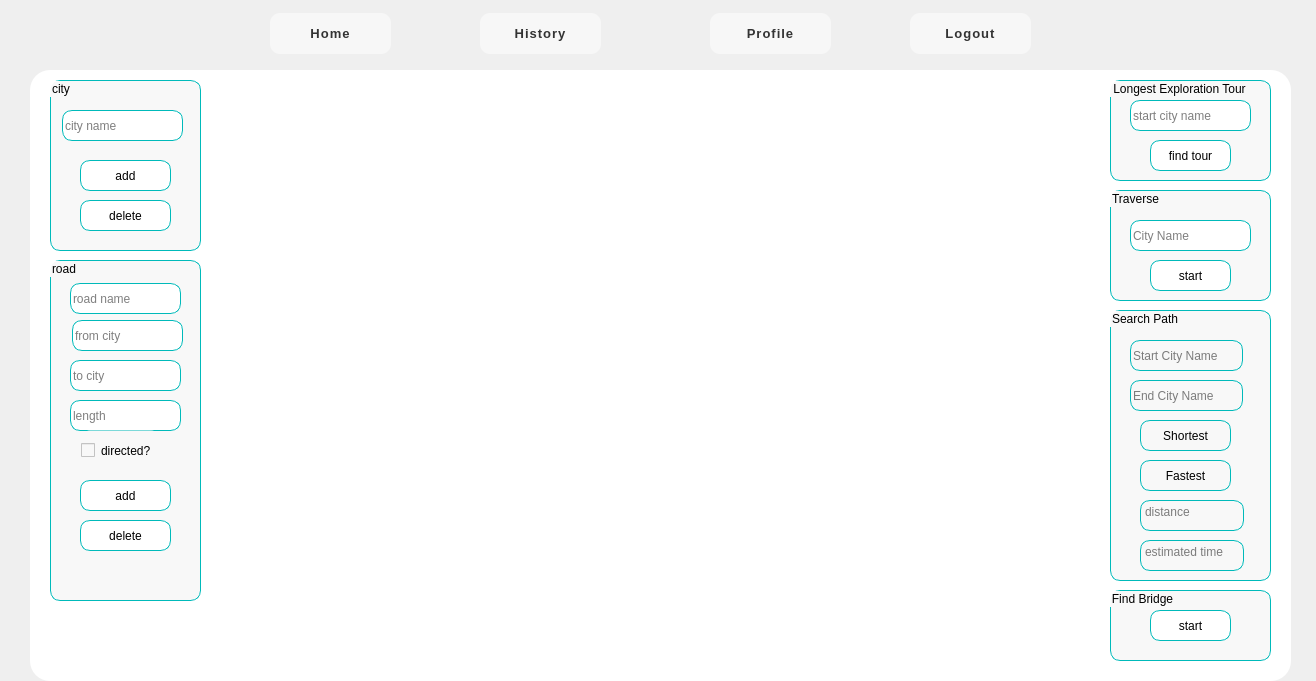
<?xml version="1.0" encoding="UTF-8"?>
<ui version="4.0">
 <class>GraphPageClass</class>
 <widget class="QMainWindow" name="GraphPageClass">
  <property name="geometry">
   <rect>
    <x>0</x>
    <y>0</y>
    <width>1316</width>
    <height>681</height>
   </rect>
  </property>
  <property name="windowTitle">
   <string>GraphPage</string>
  </property>
  <property name="styleSheet">
   <string notr="true">#widget{	background-image: url(:/back/graphPageBackground.jpg);}</string>
  </property>
  <widget class="QWidget" name="centralWidget">
   <widget class="QWidget" name="widget" native="true">
    <property name="geometry">
     <rect>
      <x>0</x>
      <y>0</y>
      <width>1321</width>
      <height>691</height>
     </rect>
    </property>
    <property name="styleSheet">
     <string notr="true"/>
    </property>
    <widget class="QPushButton" name="pushButton_6">
     <property name="geometry">
      <rect>
       <x>910</x>
       <y>13</y>
       <width>121</width>
       <height>41</height>
      </rect>
     </property>
     <property name="styleSheet">
      <string notr="true">QPushButton {
    background-color: rgba(255, 255, 255, 0.5);  
    color: #333;
font-family: &quot;Montserrat&quot;, &quot;Arial&quot;, sans-serif;
    font-size: 13px;
    font-weight: bold;
    /*border: 2px solid rgba(255, 255, 255, 0.5);*/
    border-radius: 10px;
    padding: 8px 16px;
letter-spacing: 1px;
}

QPushButton:hover {
    background-color: rgba(255, 255, 255, 0.6);
}

QPushButton:pressed {
    background-color: rgba(255, 255, 255, 0.7);
}
</string>
     </property>
     <property name="text">
      <string>Logout</string>
     </property>
    </widget>
    <widget class="QLabel" name="label">
     <property name="geometry">
      <rect>
       <x>90</x>
       <y>7</y>
       <width>61</width>
       <height>61</height>
      </rect>
     </property>
     <property name="text">
      <string/>
     </property>
     <property name="pixmap">
      <pixmap resource="graph.qrc">:/icon.png</pixmap>
     </property>
     <property name="scaledContents">
      <bool>true</bool>
     </property>
    </widget>
    <widget class="QWidget" name="widget_2" native="true">
     <property name="geometry">
      <rect>
       <x>30</x>
       <y>70</y>
       <width>1261</width>
       <height>611</height>
      </rect>
     </property>
     <property name="styleSheet">
      <string notr="true">background-color: rgb(255, 255, 255);
border-radius: 20px;
</string>
     </property>
     <widget class="QGroupBox" name="groupBox">
      <property name="geometry">
       <rect>
        <x>20</x>
        <y>10</y>
        <width>151</width>
        <height>171</height>
       </rect>
      </property>
      <property name="styleSheet">
       <string notr="true">border-color: rgb(0, 170, 170);

background-color: rgb(253, 252, 235);
border:1px solid #00baba;
border-radius:10px;
background-color: rgb(239, 239, 239);
border-color: rgb(0, 186, 186);
background-color: rgb(248, 248, 248);
</string>
      </property>
      <property name="title">
       <string>city</string>
      </property>
      <widget class="QLineEdit" name="cityname">
       <property name="geometry">
        <rect>
         <x>12</x>
         <y>30</y>
         <width>121</width>
         <height>31</height>
        </rect>
       </property>
       <property name="styleSheet">
        <string notr="true">background-color: rgb(255, 255, 255);</string>
       </property>
       <property name="placeholderText">
        <string>city name</string>
       </property>
      </widget>
      <widget class="QPushButton" name="addcity">
       <property name="geometry">
        <rect>
         <x>30</x>
         <y>80</y>
         <width>91</width>
         <height>31</height>
        </rect>
       </property>
       <property name="styleSheet">
        <string notr="true">background-color: rgb(255, 255, 255);</string>
       </property>
       <property name="text">
        <string>add</string>
       </property>
      </widget>
      <widget class="QPushButton" name="delcity">
       <property name="geometry">
        <rect>
         <x>30</x>
         <y>120</y>
         <width>91</width>
         <height>31</height>
        </rect>
       </property>
       <property name="styleSheet">
        <string notr="true">background-color: rgb(255, 255, 255);</string>
       </property>
       <property name="text">
        <string>delete</string>
       </property>
      </widget>
     </widget>
     <widget class="QGroupBox" name="groupBox_2">
      <property name="geometry">
       <rect>
        <x>20</x>
        <y>190</y>
        <width>151</width>
        <height>341</height>
       </rect>
      </property>
      <property name="styleSheet">
       <string notr="true">border-color: rgb(0, 170, 170);

background-color: rgb(253, 252, 235);
border:1px solid #00baba;
border-radius:10px;
background-color: rgb(239, 239, 239);
border-color: rgb(0, 186, 186);
background-color: rgb(248, 248, 248);
</string>
      </property>
      <property name="title">
       <string>road</string>
      </property>
      <widget class="QLineEdit" name="from">
       <property name="geometry">
        <rect>
         <x>22</x>
         <y>60</y>
         <width>111</width>
         <height>31</height>
        </rect>
       </property>
       <property name="styleSheet">
        <string notr="true">background-color: rgb(255, 255, 255);</string>
       </property>
       <property name="placeholderText">
        <string>from city</string>
       </property>
      </widget>
      <widget class="QLineEdit" name="to">
       <property name="geometry">
        <rect>
         <x>20</x>
         <y>100</y>
         <width>111</width>
         <height>31</height>
        </rect>
       </property>
       <property name="styleSheet">
        <string notr="true">background-color: rgb(255, 255, 255);</string>
       </property>
       <property name="text">
        <string/>
       </property>
       <property name="placeholderText">
        <string>to city</string>
       </property>
      </widget>
      <widget class="QLineEdit" name="len">
       <property name="geometry">
        <rect>
         <x>20</x>
         <y>140</y>
         <width>111</width>
         <height>31</height>
        </rect>
       </property>
       <property name="styleSheet">
        <string notr="true">background-color: rgb(255, 255, 255);</string>
       </property>
       <property name="placeholderText">
        <string>length</string>
       </property>
      </widget>
      <widget class="QPushButton" name="addedge">
       <property name="geometry">
        <rect>
         <x>30</x>
         <y>220</y>
         <width>91</width>
         <height>31</height>
        </rect>
       </property>
       <property name="styleSheet">
        <string notr="true">background-color: rgb(255, 255, 255);</string>
       </property>
       <property name="text">
        <string>add</string>
       </property>
      </widget>
      <widget class="QPushButton" name="deledge">
       <property name="geometry">
        <rect>
         <x>30</x>
         <y>260</y>
         <width>91</width>
         <height>31</height>
        </rect>
       </property>
       <property name="styleSheet">
        <string notr="true">background-color: rgb(255, 255, 255);</string>
       </property>
       <property name="text">
        <string>delete</string>
       </property>
      </widget>
      <widget class="QLineEdit" name="lineEdit">
       <property name="geometry">
        <rect>
         <x>20</x>
         <y>23</y>
         <width>111</width>
         <height>31</height>
        </rect>
       </property>
       <property name="styleSheet">
        <string notr="true">background-color: rgb(255, 255, 255);</string>
       </property>
       <property name="placeholderText">
        <string>road name</string>
       </property>
      </widget>
      <widget class="QCheckBox" name="directed">
       <property name="geometry">
        <rect>
         <x>30</x>
         <y>170</y>
         <width>81</width>
         <height>41</height>
        </rect>
       </property>
       <property name="styleSheet">
        <string notr="true">border:1px solid transparent;</string>
       </property>
       <property name="text">
        <string>directed?</string>
       </property>
      </widget>
     </widget>
     <widget class="QGraphicsView" name="graphicsView">
      <property name="geometry">
       <rect>
        <x>190</x>
        <y>10</y>
        <width>881</width>
        <height>531</height>
       </rect>
      </property>
     </widget>
     <widget class="QGroupBox" name="groupBox_3">
      <property name="geometry">
       <rect>
        <x>1080</x>
        <y>10</y>
        <width>161</width>
        <height>101</height>
       </rect>
      </property>
      <property name="styleSheet">
       <string>border-color: rgb(0, 170, 170);

background-color: rgb(253, 252, 235);
border:1px solid #00baba;
border-radius:10px;
background-color: rgb(239, 239, 239);
border-color: rgb(0, 186, 186);
background-color: rgb(248, 248, 248);
</string>
      </property>
      <property name="title">
       <string>Longest Exploration Tour</string>
      </property>
      <widget class="QLineEdit" name="lineEdit_2">
       <property name="geometry">
        <rect>
         <x>20</x>
         <y>20</y>
         <width>121</width>
         <height>31</height>
        </rect>
       </property>
       <property name="styleSheet">
        <string notr="true">background-color: rgb(255, 255, 255);</string>
       </property>
       <property name="placeholderText">
        <string>start city name</string>
       </property>
      </widget>
      <widget class="QPushButton" name="pushButton">
       <property name="geometry">
        <rect>
         <x>40</x>
         <y>60</y>
         <width>81</width>
         <height>31</height>
        </rect>
       </property>
       <property name="styleSheet">
        <string notr="true">background-color: rgb(255, 255, 255);</string>
       </property>
       <property name="text">
        <string>find tour</string>
       </property>
      </widget>
     </widget>
     <widget class="QGroupBox" name="groupBox_4">
      <property name="geometry">
       <rect>
        <x>1080</x>
        <y>120</y>
        <width>161</width>
        <height>111</height>
       </rect>
      </property>
      <property name="styleSheet">
       <string notr="true">border-color: rgb(0, 170, 170);

background-color: rgb(253, 252, 235);
border:1px solid #00baba;
border-radius:10px;
background-color: rgb(239, 239, 239);
border-color: rgb(0, 186, 186);
background-color: rgb(248, 248, 248);
</string>
      </property>
      <property name="title">
       <string>Traverse</string>
      </property>
      <widget class="QLineEdit" name="findCitiesInput">
       <property name="geometry">
        <rect>
         <x>20</x>
         <y>30</y>
         <width>121</width>
         <height>31</height>
        </rect>
       </property>
       <property name="styleSheet">
        <string notr="true">background-color: rgb(255, 255, 255);</string>
       </property>
       <property name="placeholderText">
        <string>City Name</string>
       </property>
      </widget>
      <widget class="QPushButton" name="traverseNode">
       <property name="geometry">
        <rect>
         <x>40</x>
         <y>70</y>
         <width>81</width>
         <height>31</height>
        </rect>
       </property>
       <property name="styleSheet">
        <string notr="true">background-color: rgb(255, 255, 255);</string>
       </property>
       <property name="text">
        <string>start</string>
       </property>
      </widget>
     </widget>
     <widget class="QGroupBox" name="groupBox_5">
      <property name="geometry">
       <rect>
        <x>1080</x>
        <y>240</y>
        <width>161</width>
        <height>271</height>
       </rect>
      </property>
      <property name="styleSheet">
       <string notr="true">border-color: rgb(0, 170, 170);

background-color: rgb(253, 252, 235);
border:1px solid #00baba;
border-radius:10px;
background-color: rgb(239, 239, 239);
border-color: rgb(0, 186, 186);
background-color: rgb(248, 248, 248);
</string>
      </property>
      <property name="title">
       <string>Search Path</string>
      </property>
      <widget class="QLineEdit" name="startCity">
       <property name="geometry">
        <rect>
         <x>20</x>
         <y>30</y>
         <width>113</width>
         <height>31</height>
        </rect>
       </property>
       <property name="placeholderText">
        <string>Start City Name</string>
       </property>
      </widget>
      <widget class="QPushButton" name="shortestButton">
       <property name="geometry">
        <rect>
         <x>30</x>
         <y>110</y>
         <width>91</width>
         <height>31</height>
        </rect>
       </property>
       <property name="text">
        <string>Shortest</string>
       </property>
      </widget>
      <widget class="QPushButton" name="fastestButton">
       <property name="geometry">
        <rect>
         <x>30</x>
         <y>150</y>
         <width>91</width>
         <height>31</height>
        </rect>
       </property>
       <property name="text">
        <string>Fastest</string>
       </property>
      </widget>
      <widget class="QPlainTextEdit" name="distance">
       <property name="geometry">
        <rect>
         <x>30</x>
         <y>190</y>
         <width>104</width>
         <height>31</height>
        </rect>
       </property>
       <property name="placeholderText">
        <string>distance</string>
       </property>
      </widget>
      <widget class="QPlainTextEdit" name="time">
       <property name="geometry">
        <rect>
         <x>30</x>
         <y>230</y>
         <width>104</width>
         <height>31</height>
        </rect>
       </property>
       <property name="placeholderText">
        <string>estimated time</string>
       </property>
      </widget>
      <widget class="QLineEdit" name="endCity">
       <property name="geometry">
        <rect>
         <x>20</x>
         <y>70</y>
         <width>113</width>
         <height>31</height>
        </rect>
       </property>
       <property name="placeholderText">
        <string>End City Name</string>
       </property>
      </widget>
     </widget>
     <widget class="QGroupBox" name="groupBox_6">
      <property name="geometry">
       <rect>
        <x>1080</x>
        <y>520</y>
        <width>161</width>
        <height>71</height>
       </rect>
      </property>
      <property name="styleSheet">
       <string notr="true">border-color: rgb(0, 170, 170);

background-color: rgb(253, 252, 235);
border:1px solid #00baba;
border-radius:10px;
background-color: rgb(239, 239, 239);
border-color: rgb(0, 186, 186);
background-color: rgb(248, 248, 248);
</string>
      </property>
      <property name="title">
       <string>Find Bridge</string>
      </property>
      <widget class="QPushButton" name="find_Bridge">
       <property name="geometry">
        <rect>
         <x>40</x>
         <y>20</y>
         <width>81</width>
         <height>31</height>
        </rect>
       </property>
       <property name="styleSheet">
        <string notr="true">background-color: rgb(255, 255, 255);</string>
       </property>
       <property name="text">
        <string>start</string>
       </property>
      </widget>
     </widget>
     <widget class="QPushButton" name="undo_Button">
      <property name="geometry">
       <rect>
        <x>50</x>
        <y>537</y>
        <width>56</width>
        <height>61</height>
       </rect>
      </property>
      <property name="text">
       <string/>
      </property>
     </widget>
    </widget>
    <widget class="QPushButton" name="pushButton_7">
     <property name="geometry">
      <rect>
       <x>710</x>
       <y>13</y>
       <width>121</width>
       <height>41</height>
      </rect>
     </property>
     <property name="styleSheet">
      <string notr="true">QPushButton {
    background-color: rgba(255, 255, 255, 0.5);  
    color: #333;
font-family: &quot;Montserrat&quot;, &quot;Arial&quot;, sans-serif;
    font-size: 13px;
    font-weight: bold;
    border-radius: 10px;
    padding: 8px 16px;
letter-spacing: 1px;
}

QPushButton:hover {
    background-color: rgba(255, 255, 255, 0.6);
}

QPushButton:pressed {
    background-color: rgba(255, 255, 255, 0.7);
}
</string>
     </property>
     <property name="text">
      <string>Profile</string>
     </property>
    </widget>
    <widget class="QPushButton" name="pushButton_8">
     <property name="geometry">
      <rect>
       <x>480</x>
       <y>13</y>
       <width>121</width>
       <height>41</height>
      </rect>
     </property>
     <property name="styleSheet">
      <string notr="true">QPushButton {
    background-color: rgba(255, 255, 255, 0.5);  
    color: #333;
font-family: &quot;Montserrat&quot;, &quot;Arial&quot;, sans-serif;
    font-size: 13px;
    font-weight: bold;
    /*border: 2px solid rgba(255, 255, 255, 0.5);*/
    border-radius: 10px;
    padding: 8px 16px;
letter-spacing: 1px;
}

QPushButton:hover {
    background-color: rgba(255, 255, 255, 0.6);
}

QPushButton:pressed {
    background-color: rgba(255, 255, 255, 0.7);
}
</string>
     </property>
     <property name="text">
      <string>History</string>
     </property>
    </widget>
    <widget class="QPushButton" name="pushButton_9">
     <property name="geometry">
      <rect>
       <x>270</x>
       <y>13</y>
       <width>121</width>
       <height>41</height>
      </rect>
     </property>
     <property name="styleSheet">
      <string notr="true">QPushButton {
    background-color: rgba(255, 255, 255, 0.5);  
    color: #333;
font-family: &quot;Montserrat&quot;, &quot;Arial&quot;, sans-serif;
    font-size: 13px;
    font-weight: bold;
    /*border: 2px solid rgba(255, 255, 255, 0.5);*/
    border-radius: 10px;
    padding: 8px 16px;
letter-spacing: 1px;
}

QPushButton:hover {
    background-color: rgba(255, 255, 255, 0.6);
}

QPushButton:pressed {
    background-color: rgba(255, 255, 255, 0.7);
}
</string>
     </property>
     <property name="text">
      <string>Home</string>
     </property>
    </widget>
   </widget>
  </widget>
 </widget>
 <layoutdefault spacing="6" margin="11"/>
 <resources>
  <include location="graph.qrc"/>
 </resources>
 <connections/>
</ui>
